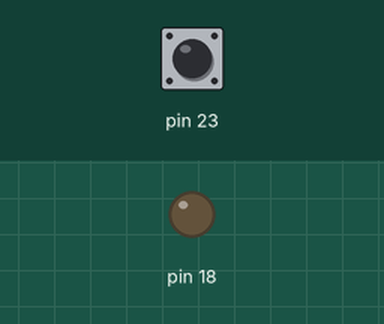
Recording of a sketch running on a simulated Arduino Mega 2560, built with avr-gcc and run on an emulated ATmega2560. On the bench: output pins drawn as LEDs (lit = HIGH). Inputs (shaded band) come from the test bench; at power-on: pin 23 HIGH.

Above: at 1.2 s.
1.3 s: pin 23 pulled LOW for 0.15 s
At 2.2 s:
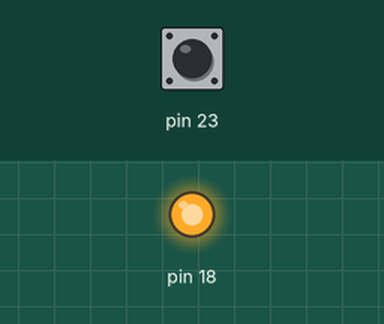
3.0 s: pin 23 pulled LOW for 1 s
At 3.6 s:
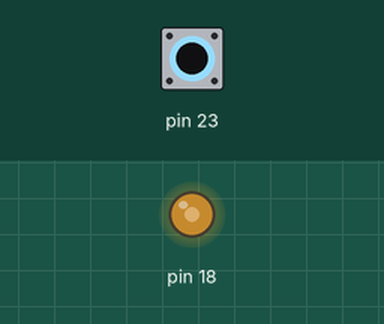
5.5 s: pin 23 pulled LOW for 3.2 s
At 9.1 s:
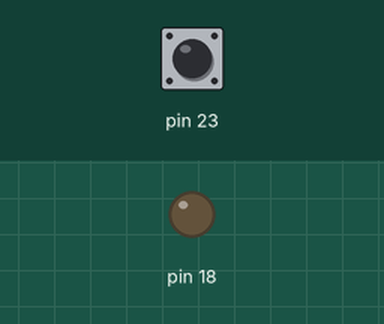
Timing chart, 0 to 10.6 s (numbered marks = the images above; inputs shaded):
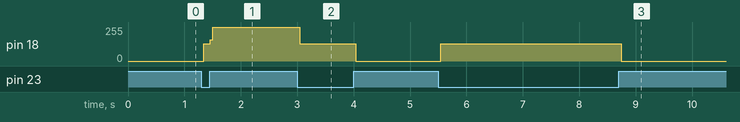

The sketch:

LED_without_push_button.ino
```cpp
bool nyala = false;
void setup() {
  // initialize digital pin GIOP18 as an output.
  pinMode(18, OUTPUT);
  pinMode(23, INPUT_PULLUP);
}

// the loop function runs over and over again forever
void loop() {
  if(nyala) {
    digitalWrite(18, HIGH);
  } else {
    digitalWrite(18, LOW);
  }

  if(digitalRead(23) == LOW) {
    nyala = !nyala;
  }
}
```

Measured:
- after the input at 1.3 s, pin 18: 0/255 → 128/255 at once, → 255/255 0.12 s later
- after the input at 3.0 s, pin 18: 255/255 → 128/255 at once, → 0/255 1.0 s later
- after the input at 5.5 s, pin 18: 0/255 → 128/255 at once, → 0/255 3.2 s later
